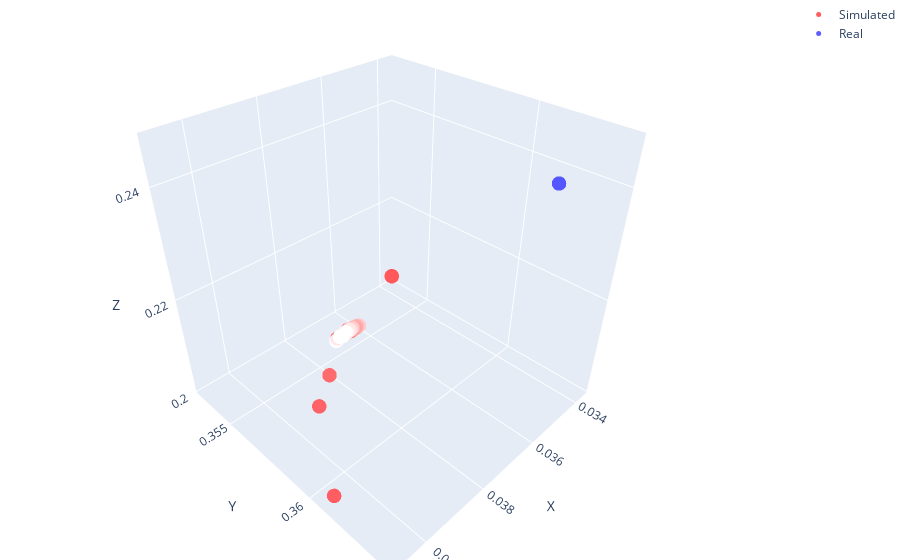

The cell this chart's notebook holds for it:
### Code cell
import plotly.graph_objects as go
import numpy as np

def plot_3d_arrays(sim_array, real_array):
    # Check if arrays have the correct shape
    if sim_array.shape[1] != 3 or real_array.shape[1] != 3:
        raise ValueError("Both input arrays should have shape N x 3")

    # Define a function to generate a color scale
    def generate_color_scale(length, base_rgb, intensity_start=0.01, intensity_end=1.0):
        return [
            (
                base_rgb[0] + int((255 - base_rgb[0]) * (intensity_start + (intensity_end - intensity_start) * (i/length))),
                base_rgb[1] + int((255 - base_rgb[1]) * (intensity_start + (intensity_end - intensity_start) * (i/length))),
                base_rgb[2] + int((255 - base_rgb[2]) * (intensity_start + (intensity_end - intensity_start) * (i/length)))
            ) 
            for i in range(length)
        ]

    sim_colors = generate_color_scale(sim_array.shape[0], base_rgb=(255, 0, 0))
    real_colors = generate_color_scale(real_array.shape[0], base_rgb=(0, 0, 255))

    # Convert RGB tuples to 'rgba' format for Plotly
    sim_colors = [f'rgba({r},{g},{b}, 0.8)' for r, g, b in sim_colors]
    real_colors = [f'rgba({r},{g},{b}, 0.8)' for r, g, b in real_colors]

    # Create a scatter plot for the simulated array
    trace_sim = go.Scatter3d(
        x=sim_array[:, 0],
        y=sim_array[:, 1],
        z=sim_array[:, 2],
        mode='markers',
        marker=dict(size=5, color=sim_colors, opacity=0.8),
        name='Simulated'
    )

    # Create a scatter plot for the real array
    trace_real = go.Scatter3d(
        x=real_array[:, 0],
        y=real_array[:, 1],
        z=real_array[:, 2],
        mode='markers',
        marker=dict(size=5, color=real_colors, opacity=0.8),
        name='Real'
    )

    # Define the layout
    layout = go.Layout(
        margin=dict(l=0, r=0, b=0, t=0),
        scene=dict(
            xaxis=dict(title='X'),
            yaxis=dict(title='Y'),
            zaxis=dict(title='Z')
        )
    )

    # Combine traces and plot
    fig = go.Figure(data=[trace_sim, trace_real], layout=layout)
    fig.show()

# print(positions[0])
real_array = np.column_stack((x,y,z))
sim_diff = positions[0] - real_array[0]
print(real_array.shape)
real_array = real_array - sim_diff
print(sim_diff)
sim_array = positions
print(real_array[-1,0]-sim_array[-1,0])
plot_3d_arrays(sim_array, real_array)

### Figure 1 — Plotly figure (JSON) as saved in the notebook; plotly's stock layout.template omitted (floating-point values rounded to 4 significant figures)
{"data": [{"marker": {"color": ["rgba(255,2,2, 0.8)", "rgba(255,10,10, 0.8)", "rgba(255,18,18, 0.8)", "rgba(255,26,26, 0.8)", "rgba(255,34,34, 0.8)", "rgba(255,41,41, 0.8)", "rgba(255,49,49, 0.8)", "rgba(255,57,57, 0.8)", "rgba(255,65,65, 0.8)", "rgba(255,73,73, 0.8)", "rgba(255,81,81, 0.8)", "rgba(255,89,89, 0.8)", "rgba(255,97,97, 0.8)", "rgba(255,105,105, 0.8)", "rgba(255,112,112, 0.8)", "rgba(255,120,120, 0.8)", "rgba(255,128,128, 0.8)", "rgba(255,136,136, 0.8)", "rgba(255,144,144, 0.8)", "rgba(255,152,152, 0.8)", "rgba(255,160,160, 0.8)", "rgba(255,168,168, 0.8)", "rgba(255,176,176, 0.8)", "rgba(255,183,183, 0.8)", "rgba(255,191,191, 0.8)", "rgba(255,199,199, 0.8)", "rgba(255,207,207, 0.8)", "rgba(255,215,215, 0.8)", "rgba(255,223,223, 0.8)", "rgba(255,231,231, 0.8)", "rgba(255,239,239, 0.8)", "rgba(255,247,247, 0.8)"], "opacity": 0.8, "size": 5}, "mode": "markers", "name": "Simulated", "type": "scatter3d", "x": [0.03368, 0.04085, 0.03933, 0.03828, 0.03705, 0.03669, 0.03646, 0.03648, 0.03636, 0.0366, 0.03656, 0.03646, 0.03633, 0.0363, 0.03624, 0.03648, 0.03649, 0.03644, 0.03612, 0.03642, 0.03664, 0.03669, 0.0364, 0.03647, 0.03653, 0.03658, 0.03685, 0.03662, 0.03688, 0.03686, 0.03707, 0.03682], "y": [0.3528, 0.361, 0.3574, 0.3561, 0.3545, 0.3544, 0.3544, 0.3545, 0.3544, 0.3544, 0.3545, 0.3545, 0.3545, 0.3545, 0.3544, 0.3544, 0.3544, 0.3545, 0.3544, 0.3543, 0.3544, 0.3544, 0.3544, 0.3544, 0.3544, 0.3543, 0.3544, 0.3543, 0.3544, 0.3544, 0.3545, 0.3544], "z": [0.2022, 0.2027, 0.2032, 0.2022, 0.2018, 0.2016, 0.2017, 0.2014, 0.2018, 0.2021, 0.2016, 0.2017, 0.2016, 0.2017, 0.2016, 0.2016, 0.2017, 0.2017, 0.2013, 0.2014, 0.2012, 0.2018, 0.2019, 0.2015, 0.2018, 0.2012, 0.2013, 0.2013, 0.2013, 0.2012, 0.2012, 0.2013]}, {"marker": {"color": ["rgba(2,2,255, 0.8)"], "opacity": 0.8, "size": 5}, "mode": "markers", "name": "Real", "type": "scatter3d", "x": [0.03634], "y": [0.3638], "z": [0.2468]}], "layout": {"margin": {"b": 0, "l": 0, "r": 0, "t": 0}, "scene": {"xaxis": {"title": {"text": "X"}}, "yaxis": {"title": {"text": "Y"}}, "zaxis": {"title": {"text": "Z"}}}}}
